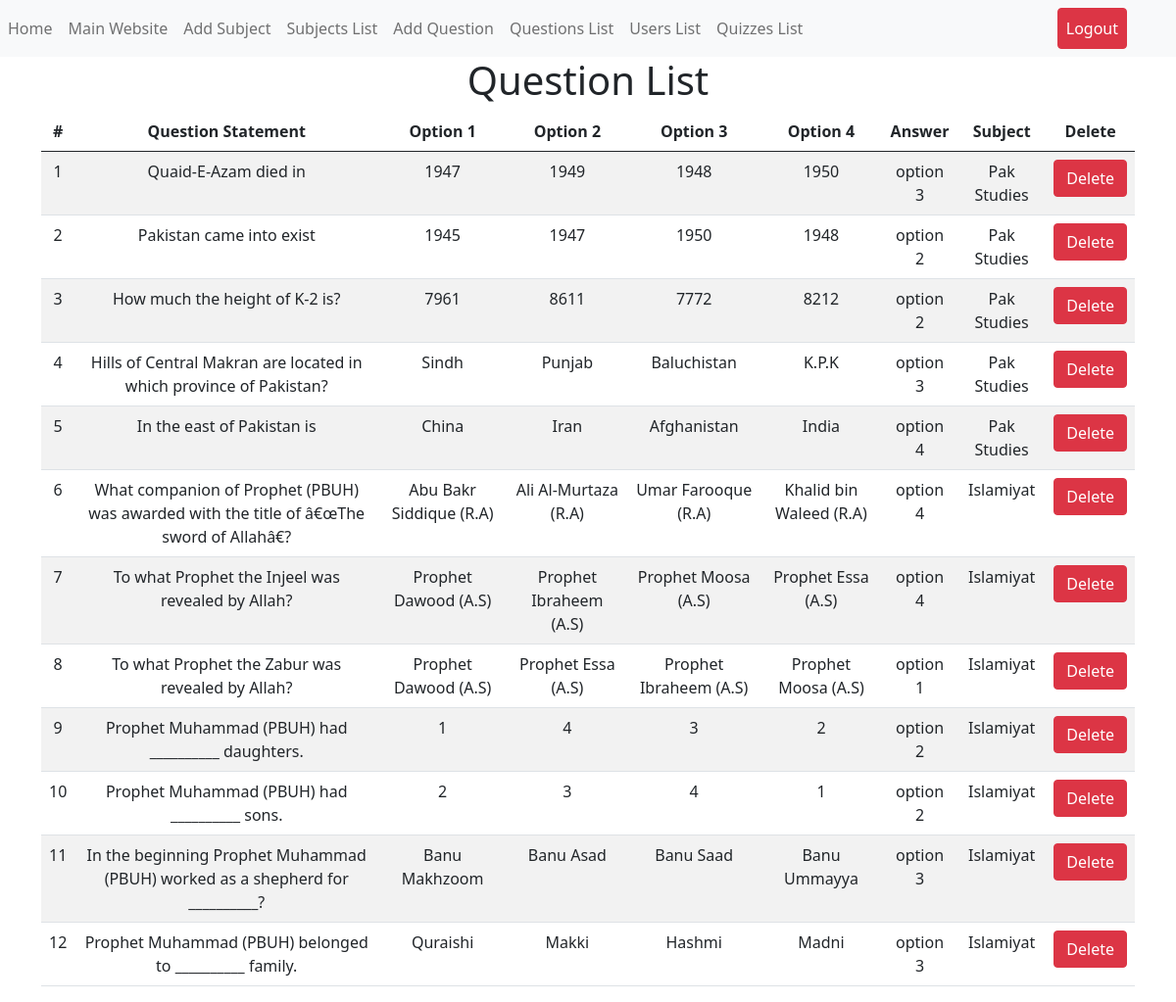
The page /view/admin/index.php?page=questionList (signed in) on the database its author committed.
### tables this page shows
CREATE TABLE `questions` (
  `question_id` int(11) NOT NULL,
  `subject_id` int(11) NOT NULL,
  `question_statement` text NOT NULL,
  `option_a` varchar(225) NOT NULL,
  `option_b` varchar(225) NOT NULL,
  `option_c` varchar(225) NOT NULL,
  `option_d` varchar(225) NOT NULL,
  `answer` varchar(225) NOT NULL
);

CREATE TABLE `subjects` (
  `subject_id` int(11) NOT NULL,
  `subject` varchar(225) NOT NULL
);

### model/functions.php (called while the page is built, shortened)
<?php
function getAllQuestions()
{
    include "db.php";
    $query = "SELECT * FROM `questions` ORDER BY `question_id` DESC ";
    $result = mysqli_query($conn, $query);
    $data = array();
    while ($row = mysqli_fetch_array($result, MYSQLI_ASSOC)) {
            $data[] = $row;
    }
    return $data;
}
function getSpecificSubject ($subjectId){
    include "db.php";
    $query = "SELECT * FROM `subjects` WHERE  `subject_id` = '$subjectId'";
    $result = mysqli_query($conn, $query);
    $data = array();
    while ($row = mysqli_fetch_array($result, MYSQLI_ASSOC)) {
            $data[] = $row;
    }
    return $data;
}

### view/admin/index.php (the view, shortened to what this page needs)
<?php
include "../../model/functions.php";
$page = "home";
if (isset($_GET['page'])) {
    $page = $_GET['page'];
}
?>
<?php
$allQuestions = getAllQuestions();
?>
    <!doctype html>
    <html lang="en">
    <head>
        <link rel="stylesheet" href="css/bootstrap.min.js.css">
    </head>
    <body>
    <?php
    include "../../common/admin-top-bar.php";
    ?>
    <?php
    if ($page == "home") {
        ?>
        <div class="container">
            <div class="row">
                <div class="jumbotron">
                    <h1 class="display-4">Welcome To Admin Dashboard</h1>
                    <hr class="my-4">
                </div>
            </div>
        </div>
        <?php
    }elseif ($page == "questionList") {
        ?>
        <div class="container text-center">
            <div class="row">
                <div class="col-lg-12">
                    <h1>Question List</h1>
                    <table class="table table-striped">
                        <thead>
                        <tr>
                            <th scope="col">#</th>
                            <th scope="col">Question Statement</th>
                            <th scope="col">Option 1</th>
                            <th scope="col">Option 2</th>
                            <th scope="col">Option 3</th>
                            <th scope="col">Option 4</th>
                            <th scope="col">Answer</th>
                            <th scope="col">Subject</th>
                            <th scope="col">Delete</th>
                        </tr>
                        </thead>
                        <tbody>
                        <?php
                        $sr = 0;
                        foreach ($allQuestions as $question) {
                            $sr++;
                            $subject =  getSpecificSubject($question['subject_id'])
                            ?>
                            <tr>
                                <td scope="row"><?php echo $sr ?></td>
                                <td><?php echo $question['question_statement'] ?></td>
                                <td><?php echo $question['option_a'] ?></td>
                                <td><?php echo $question['option_b'] ?></td>
                                <td><?php echo $question['option_c'] ?></td>
                                <td><?php echo $question['option_d'] ?></td>
                                <td><?php echo $question['answer'] ?></td>
                                <td><?php echo $subject[0]['subject'] ?></td>
                                <td><a href="delete.php?q=delQuestion&questionId=<?php echo $question['question_id'] ?>"
                                       class="btn btn-danger" onclick="return confirm('Do you want to delete this question?')">Delete</a></td>
                            </tr>
                            <?php
                        }
                        ?>
                        </tbody>
                    </table>
                </div>
            </div>
        </div>
        <?php
    }
    ?>
    </body>
    </html>

### rows shown on the page
questions: question_statement "Quaid-E-Azam died in", option_a "1947", option_b "1949", option_c "1948", option_d "1950", answer "option 3", subject.subject "Pak Studies"
questions: question_statement "Pakistan came into exist", option_a "1945", option_b "1947", option_c "1950", option_d "1948", answer "option 2", subject.subject "Pak Studies"
questions: question_statement "How much the height of K-2 is?", option_a "7961", option_b "8611", option_c "7772", option_d "8212", answer "option 2", subject.subject "Pak Studies"
questions: question_statement "Hills of Central Makran are located in which province of Pakistan?", option_a "Sindh", option_b "Punjab", option_c "Baluchistan", option_d "K.P.K", answer "option 3", subject.subject "Pak Studies"
questions: question_statement "In the east of Pakistan is", option_a "China", option_b "Iran", option_c "Afghanistan", option_d "India", answer "option 4", subject.subject "Pak Studies"
questions: question_statement "What companion of Prophet (PBUH) was awarded with the title of â€œThe sword of Allahâ€?", option_a "Abu Bakr Siddique (R.A)", option_b "Ali Al-Murtaza (R.A)", option_c "Umar Farooque (R.A)", option_d "Khalid bin Waleed (R.A)", answer "option 4", subject.subject "Islamiyat"
questions: question_statement "To what Prophet the Injeel was revealed by Allah?", option_a "Prophet Dawood (A.S)", option_b "Prophet Ibraheem (A.S)", option_c "Prophet Moosa (A.S)", option_d "Prophet Essa (A.S)", answer "option 4", subject.subject "Islamiyat"
questions: question_statement "To what Prophet the Zabur was revealed by Allah?", option_a "Prophet Dawood (A.S)", option_b "Prophet Essa (A.S)", option_c "Prophet Ibraheem (A.S)", option_d "Prophet Moosa (A.S)", answer "option 1", subject.subject "Islamiyat"
questions: question_statement "Prophet Muhammad (PBUH) had __________ daughters.", option_a "1", option_b "4", option_c "3", option_d "2", answer "option 2", subject.subject "Islamiyat"
questions: question_statement "Prophet Muhammad (PBUH) had __________ sons.", option_a "2", option_b "3", option_c "4", option_d "1", answer "option 2", subject.subject "Islamiyat"
questions: question_statement "In the beginning Prophet Muhammad (PBUH) worked as a shepherd for __________?", option_a "Banu Makhzoom", option_b "Banu Asad", option_c "Banu Saad", option_d "Banu Ummayya", answer "option 3", subject.subject "Islamiyat"
questions: question_statement "Prophet Muhammad (PBUH) belonged to __________ family.", option_a "Quraishi", option_b "Makki", option_c "Hashmi", option_d "Madni", answer "option 3", subject.subject "Islamiyat"
